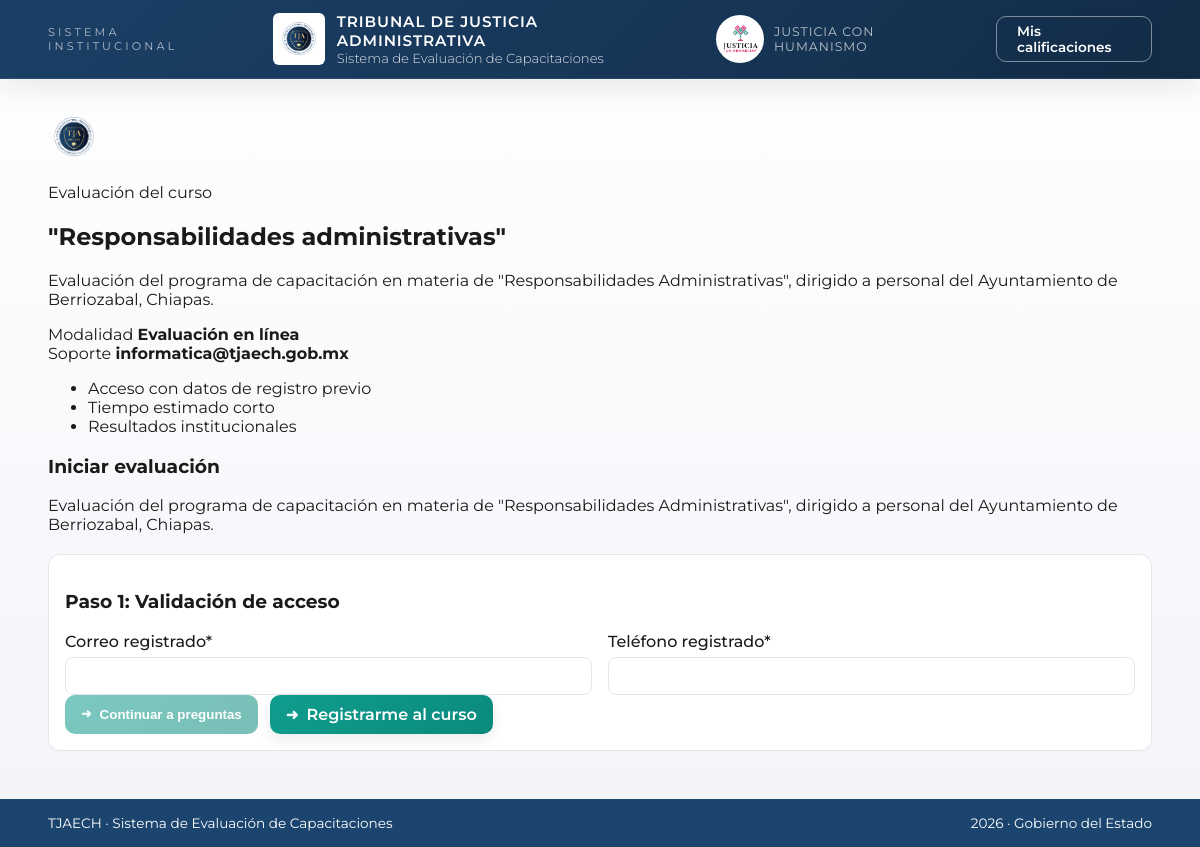
The page /participante/registro?curso_id=6 on the database its author committed.
### tables this page shows
CREATE TABLE `cursos` (
  `id` int NOT NULL,
  `nombre` varchar(160) NOT NULL,
  `descripcion` text,
  `fecha_inicio` date DEFAULT NULL,
  `fecha_fin` date DEFAULT NULL,
  `activo` tinyint(1) NOT NULL DEFAULT '1',
  `terminado` tinyint(1) NOT NULL DEFAULT '0',
  `created_at` datetime NOT NULL
);

CREATE TABLE `evaluaciones` (
  `id` int NOT NULL,
  `curso_id` int NOT NULL,
  `titulo` varchar(160) NOT NULL,
  `descripcion` text,
  `activo` tinyint(1) NOT NULL DEFAULT '1',
  `created_at` datetime NOT NULL
);

### app/Views/layouts/public.php (called while the page is built)
<?php
include __DIR__ . '/../partials/header_public.php';
include $viewPath;
include __DIR__ . '/../partials/footer.php';

### app/Controllers/BaseController.php (called while the page is built, shortened)
<?php
class BaseController {
    protected function render(string $view, array $data = [], string $layout = 'public'): void {
        extract($data);
        $layoutPath = __DIR__ . '/../Views/layouts/' . $layout . '.php';
        include $layoutPath;
    }
}

### app/Controllers/ParticipantController.php (called while the page is built, shortened)
<?php
class ParticipantController extends BaseController {
    public function show(): void {
        $cursoId = (int)($_GET['curso_id'] ?? 0);
        $curso = $cursoId ? Curso::find($cursoId) : null;
        $evaluacion = Evaluacion::activeByCurso($cursoId);
        $preguntas = Pregunta::byEvaluacion((int)$evaluacion['id']);
        $this->render('public/participante_form', [
            'curso' => $curso,
            'evaluacion' => $evaluacion,
            'preguntas' => $preguntas,
            'errors' => Session::flash('errors') ?? [],
            'old' => Session::flash('old') ?? [],
            'error' => Session::flash('error')
        ], 'public');
    }
}

### public/index.php (called while the page is built, shortened)
<?php
require __DIR__ . '/../app/Core/Env.php';
require __DIR__ . '/../app/Core/Session.php';
require __DIR__ . '/../app/Core/helpers.php';
require __DIR__ . '/../app/Core/DB.php';
spl_autoload_register(function ($class) {
    $paths = [
        __DIR__ . '/../app/Controllers/' . $class . '.php',
        __DIR__ . '/../app/Models/' . $class . '.php',
        __DIR__ . '/../app/Middlewares/' . $class . '.php'
    ];
    foreach ($paths as $path) {
        if (file_exists($path)) {
            return;
        }
    }
});
$scriptName = $_SERVER['SCRIPT_NAME'] ?? '';
$basePath = rtrim(str_replace('/index.php', '', $scriptName), '/');
$router = new Router($basePath);
$home = new HomeController();
$participant = new ParticipantController();
$auth = new AdminAuthController();
$dashboard = new AdminDashboardController();
$course = new CourseController();
$evals = new EvaluationBuilderController();
$results = new ResultsController();
$inscripciones = new InscripcionesController();
$satisfaccion = new SatisfaccionController();
$users = new AdminUsersController();
$router->get('/', fn() => $home->index());
$router->get('/curso/registro', fn() => $participant->showCourseRegistration());
$router->post('/curso/registrar', fn() => $participant->submitCourseRegistration());
$router->get('/participante/registro', fn() => $participant->show());
$router->post('/participante/registrar', fn() => $participant->submit());
$router->get('/participante/satisfaccion', fn() => $participant->showSatisfaction());
$router->post('/participante/satisfaccion', fn() => $participant->submitSatisfaction());
$router->get('/participante/acuse', fn() => $participant->receipt());
$router->get('/participante/verificar', fn() => $participant->checkContact());
$router->get('/participante/buscar-calificaciones', fn() => $participant->searchScores());
$router->post('/participante/obtener-calificaciones', fn() => $participant->getScores());
$router->get('/participante/ver-calificacion', fn() => $participant->showScore());
$router->get('/admin/login', fn() => $auth->showLogin());
$router->post('/admin/login', fn() => $auth->login());
$router->get('/admin/forgot', fn() => $auth->showForgot());
$router->post('/admin/forgot', fn() => $auth->requestCode());
$router->get('/admin/reset', fn() => $auth->showReset());
$router->post('/admin/reset', fn() => $auth->resetPassword());
$router->post('/admin/logout', fn() => $auth->logout());
$router->get('/admin', fn() => $dashboard->index());
$router->get('/admin/cursos', fn() => $course->index());
$router->get('/admin/cursos/crear', fn() => $course->create());
$router->post('/admin/cursos/guardar', fn() => $course->store());
$router->get('/admin/cursos/editar', fn() => $course->edit());
$router->post('/admin/cursos/actualizar', fn() => $course->update());
$router->post('/admin/cursos/eliminar', fn() => $course->delete());
$router->post('/admin/cursos/terminado', fn() => $course->finish());
$router->get('/admin/evaluaciones', fn() => $evals->index());
$router->get('/admin/evaluaciones/crear', fn() => $evals->create());
$router->post('/admin/evaluaciones/guardar', fn() => $evals->store());
$router->get('/admin/evaluaciones/editar', fn() => $evals->edit());
$router->post('/admin/evaluaciones/actualizar', fn() => $evals->update());
$router->post('/admin/evaluaciones/eliminar', fn() => $evals->delete());
$router->get('/admin/resultados', fn() => $results->index());
$router->get('/admin/resultados/ver', fn() => $results->show());
$router->get('/admin/resultados/detalle-calificacion', fn() => $results->showScoreDetail());
$router->get('/admin/resultados/exportar', fn() => $results->export());
$router->post('/admin/resultados/eliminar', fn() => $results->delete());
$router->get('/admin/resultados/calificaciones', fn() => $results->scoreLookup());
$router->post('/admin/resultados/calificaciones', fn() => $results->runScoreLookup());
$router->get('/admin/inscripciones', fn() => $inscripciones->index());
$router->post('/admin/inscripciones/eliminar', fn() => $inscripciones->delete());
$router->get('/admin/satisfaccion', fn() => $satisfaccion->index());
$router->get('/admin/satisfaccion/exportar', fn() => $satisfaccion->export());
$router->get('/admin/usuarios', fn() => $users->index());
$router->get('/admin/usuarios/crear', fn() => $users->create());
$router->post('/admin/usuarios/guardar', fn() => $users->store());
$router->get('/admin/usuarios/editar', fn() => $users->edit());
$router->post('/admin/usuarios/actualizar', fn() => $users->update());
$router->post('/admin/usuarios/estado', fn() => $users->toggleStatus());
$router->dispatch($_SERVER['REQUEST_METHOD'], $_SERVER['REQUEST_URI']);

### app/Core/Env.php (called while the page is built, shortened)
<?php
class Env {
    public static function get(string $key, $default = null) {
        return $_ENV[$key] ?? $default;
    }
}

### app/Core/helpers.php (called while the page is built, shortened)
<?php
function e(string $value): string {
    $clean = $value;
    if (function_exists('iconv')) {
        $converted = @iconv('UTF-8', 'UTF-8//IGNORE', $value);
        if ($converted !== false) {
            $clean = $converted;
        }
    }
    return htmlspecialchars($clean, ENT_QUOTES | ENT_SUBSTITUTE, 'UTF-8');
}
function appBasePath(): string {
    $scriptName = $_SERVER['SCRIPT_NAME'] ?? '';
    $basePath = rtrim(str_replace('/index.php', '', $scriptName), '/');
    return ($basePath === '/' || $basePath === '.') ? '' : $basePath;
}
function isLocalHost(string $host): bool {
    $host = strtolower(trim($host));
    if ($host === 'localhost' || $host === '127.0.0.1' || $host === '::1') {
        return true;
    }
    return str_ends_with($host, '.test') || str_ends_with($host, '.local');
}
function url(string $path): string {
    $path = '/' . ltrim($path, '/');
    $relative = appBasePath() . $path;
    $base = Env::get('APP_URL', '');
    if (preg_match('/^https?:\/\//i', $base)) {
        $baseHost = parse_url($base, PHP_URL_HOST) ?: '';
        $currentHost = $_SERVER['HTTP_HOST'] ?? '';
        if ($currentHost !== '' && $baseHost !== '' && strtolower($baseHost) !== strtolower($currentHost) && isLocalHost($currentHost)) {
            return $relative;
        }
    }
    return rtrim($base, '/') . $path;
}
function asset(string $path): string {
    $path = '/' . ltrim($path, '/');
    $base = Env::get('APP_URL', '');
    $basePath = '';
    if (preg_match('/^https?:\/\//i', $base)) {
        $basePath = (string)(parse_url($base, PHP_URL_PATH) ?? '');
    }
    $docRoot = rtrim((string)($_SERVER['DOCUMENT_ROOT'] ?? ''), '/\\');
    $rootFile = $docRoot !== '' ? $docRoot . str_replace('/', DIRECTORY_SEPARATOR, $path) : '';
    $publicFile = $docRoot !== '' ? $docRoot . DIRECTORY_SEPARATOR . 'public' . str_replace('/', DIRECTORY_SEPARATOR, $path) : '';
    $needsPublicPrefix = $docRoot !== ''
        && !str_starts_with($path, '/public/')
        && !str_contains($basePath, '/public')
        && !file_exists($rootFile)
        && file_exists($publicFile);
    return url($path);
}

### app/Core/DB.php (called while the page is built)
<?php
class DB {
    private static ?PDO $instance = null;
    public static function conn(): PDO {
        if (self::$instance === null) {
            $dsn = sprintf(
                'mysql:host=%s;dbname=%s;charset=utf8mb4',
                Env::get('DB_HOST', '127.0.0.1'),
                Env::get('DB_NAME', 'tjaech_eval')
            );
            $options = [
                PDO::ATTR_ERRMODE => PDO::ERRMODE_EXCEPTION,
                PDO::ATTR_DEFAULT_FETCH_MODE => PDO::FETCH_ASSOC,
                PDO::ATTR_EMULATE_PREPARES => false,
            ];
            self::$instance = new PDO(
                $dsn,
                Env::get('DB_USER', 'root'),
                Env::get('DB_PASS', ''),
                $options
            );
        }
        return self::$instance;
    }
}

### app/Models/Curso.php (called while the page is built, shortened)
<?php
class Curso {
    private static function ensureSchema(): void {
        $col = DB::conn()->query("SHOW COLUMNS FROM cursos LIKE 'terminado'")->fetch();
    }
    public static function find(int $id): ?array {
        self::ensureSchema();
        $stmt = DB::conn()->prepare('SELECT * FROM cursos WHERE id = ? LIMIT 1');
        $stmt->execute([$id]);
        $curso = $stmt->fetch();
        return $curso ?: null;
    }
}

### app/Models/Evaluacion.php (called while the page is built, shortened)
<?php
class Evaluacion {
    public static function activeByCurso(int $cursoId): ?array {
        $stmt = DB::conn()->prepare('SELECT * FROM evaluaciones WHERE curso_id = ? AND activo = 1 ORDER BY created_at DESC LIMIT 1');
        $stmt->execute([$cursoId]);
        $eval = $stmt->fetch();
        return $eval ?: null;
    }
}

### app/Views/public/participante_form.php (the view, shortened to what this page needs)
<section class="container public-immersive public-pro">
    <div class="public-shell public-shell-pro">
        <div class="public-visual public-visual-pro">
            <div class="public-badge">
                <img src="<?= e(asset('/assets/img/logo_tjaech.png')) ?>" alt="Logo TJAECH" width="52" height="52" style="width:52px;height:52px;object-fit:contain" onerror="this.style.display='none'">
            </div>
            <p class="public-overline">Evaluación del curso</p>
            <h2><?= e($curso['nombre']) ?></h2>
            <p class="public-copy"><?= e($evaluacion['titulo']) ?></p>
            <div class="public-meta">
                <div>
                    <span class="meta-label">Modalidad</span>
                    <strong>Evaluaci&oacute;n en l&iacute;nea</strong>
                </div>
                <div>
                    <span class="meta-label">Soporte</span>
                    <strong>informatica@tjaech.gob.mx</strong>
                </div>
            </div>
            <ul class="public-features">
                <li>Acceso con datos de registro previo</li>
                <li>Tiempo estimado corto</li>
                <li>Resultados institucionales</li>
            </ul>
        </div>
        <div class="public-card public-card-pro">
            <div class="page-header">
                <h3>Iniciar evaluaci&oacute;n</h3>
                <p><?= e($evaluacion['titulo']) ?></p>
            </div>
            <form method="post" action="<?= e(url('/participante/registrar')) ?>" class="form" id="evaluacionForm" data-verify-url="<?= e(url('/participante/verificar')) ?>" data-evaluacion-id="<?= (int)$evaluacion['id'] ?>" data-curso-id="<?= (int)$curso['id'] ?>">
                <div class="form-section" id="registroSection">
                    <h3>Paso 1: Validación de acceso</h3>
                    <div class="form-grid">
                        <label>Correo registrado*
                            <input type="email" name="correo" required value="<?= e($old['correo'] ?? '') ?>">
                        </label>
                        <label>Tel&eacute;fono registrado*
                            <input type="text" name="telefono" required value="<?= e($old['telefono'] ?? '') ?>">
                        </label>
                    </div>
                    <div class="form-actions">
                        <button type="button" class="btn btn-secondary" id="goQuestions">Continuar a preguntas</button>
                        <a href="<?= e(url('/curso/registro?curso_id=' . (int)$curso['id'])) ?>" class="btn btn-secondary">Registrarme al curso</a>
                    </div>
                </div>
            </form>
        </div>
    </div>
</section>

### public/assets/css/styles.css (style rules this page uses)
:root { --blue: #1B446E; --blue-dark: #111426; --gold: #AC986A; --gold-2: #C4AF6B; --gold-light: #F6EAA0; --green: #009482; --magenta: #C71F69; --magenta-strong: #D8065B; --black: #010101; --bg: #F7F8FA; --text: #1a1a1a; --border: #E2E6EA; --shadow: 0 12px 24px rgba(17, 20, 38, 0.08); }
* { box-sizing: border-box; }
body { margin: 0; font-family: 'Montserrat', sans-serif; color: var(--text); background: linear-gradient(180deg, #ffffff 0%, #f2f4f8 100%); min-height: 100vh; display: flex; flex-direction: column; }
.container { width: min(1200px, 92%); margin: 0 auto; }
.page-header { margin-bottom: 20px; }
.btn { display: inline-flex; align-items: center; justify-content: center; padding: 10px 16px; border-radius: 10px; border: none; cursor: pointer; font-weight: 600; text-decoration: none; gap: 8px; transition: transform 120ms ease, box-shadow 120ms ease, filter 120ms ease; box-shadow: 0 6px 14px rgba(17, 20, 38, 0.08); }
.btn[disabled] { opacity: 0.55; cursor: not-allowed; pointer-events: none; box-shadow: none; }
.btn[class*="btn-"]::before { font-size: 0.95em; line-height: 1; font-weight: 700; opacity: 0.95; }
.btn-secondary { background: linear-gradient(135deg, #0f9d8d 0%, #0b8a7c 100%); color: #fff; }
.btn-secondary::before { content: "\279C"; }
.form { display: grid; gap: 16px; }
.form-grid { display: grid; grid-template-columns: repeat(auto-fit, minmax(220px, 1fr)); gap: 16px; }
label { display: grid; gap: 6px; font-weight: 500; }
input, select, textarea { padding: 10px 12px; border-radius: 8px; border: 1px solid var(--border); font-family: inherit; }
.form-section { padding: 16px; border: 1px solid var(--border); border-radius: 12px; background: #fff; }
.form-actions { display: flex; gap: 12px; flex-wrap: wrap; }

### rows shown on the page
cursos: nombre "\"Responsabilidades administrativas\""
evaluaciones: titulo "Evaluación del programa de capacitación en materia de \"Responsabilidades Administrativas\", dirigido a personal del Ayuntamiento de Berriozabal, Chiapas."
